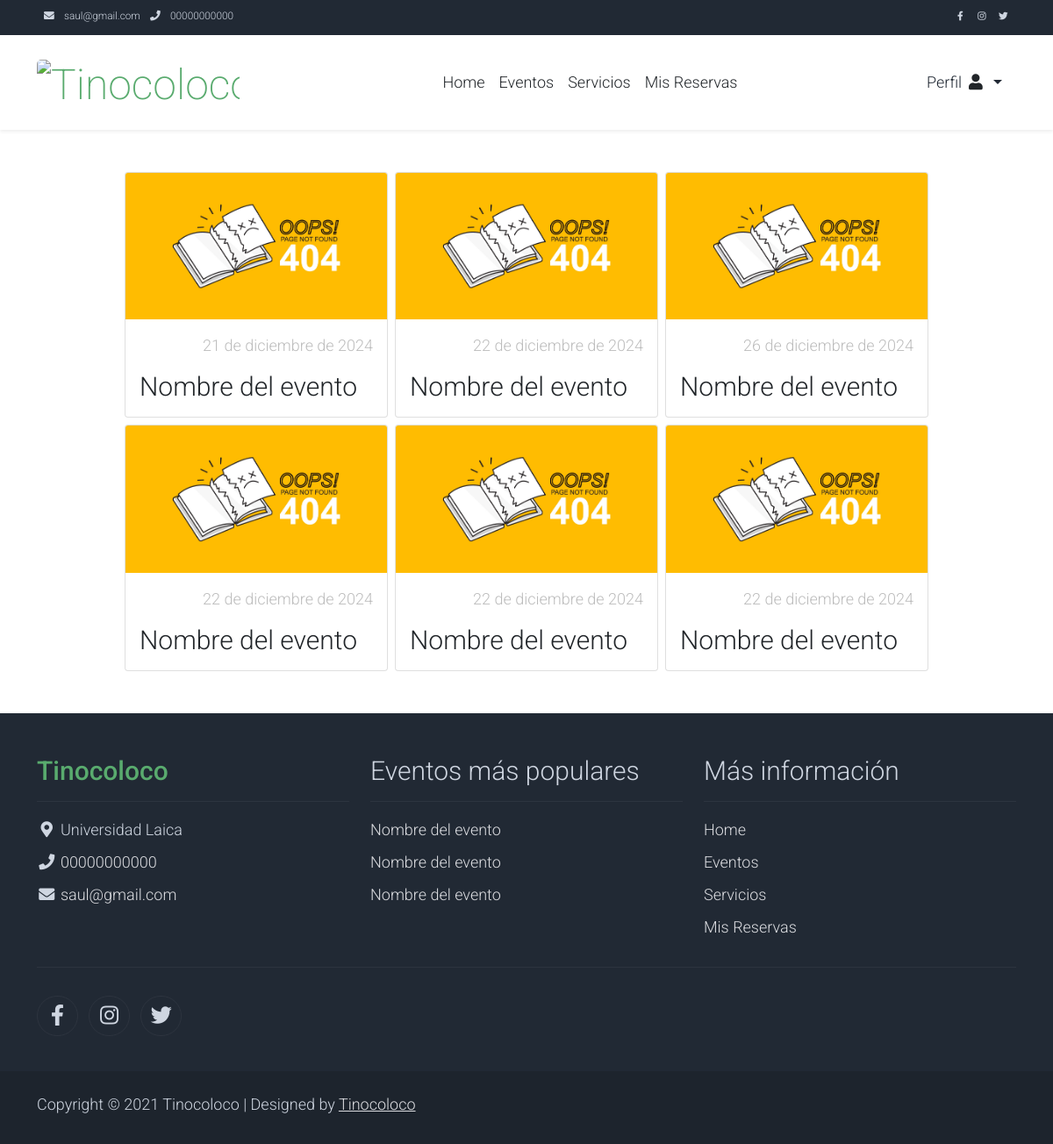
The page /alquileres/ (signed in) on the database as committed earlier.
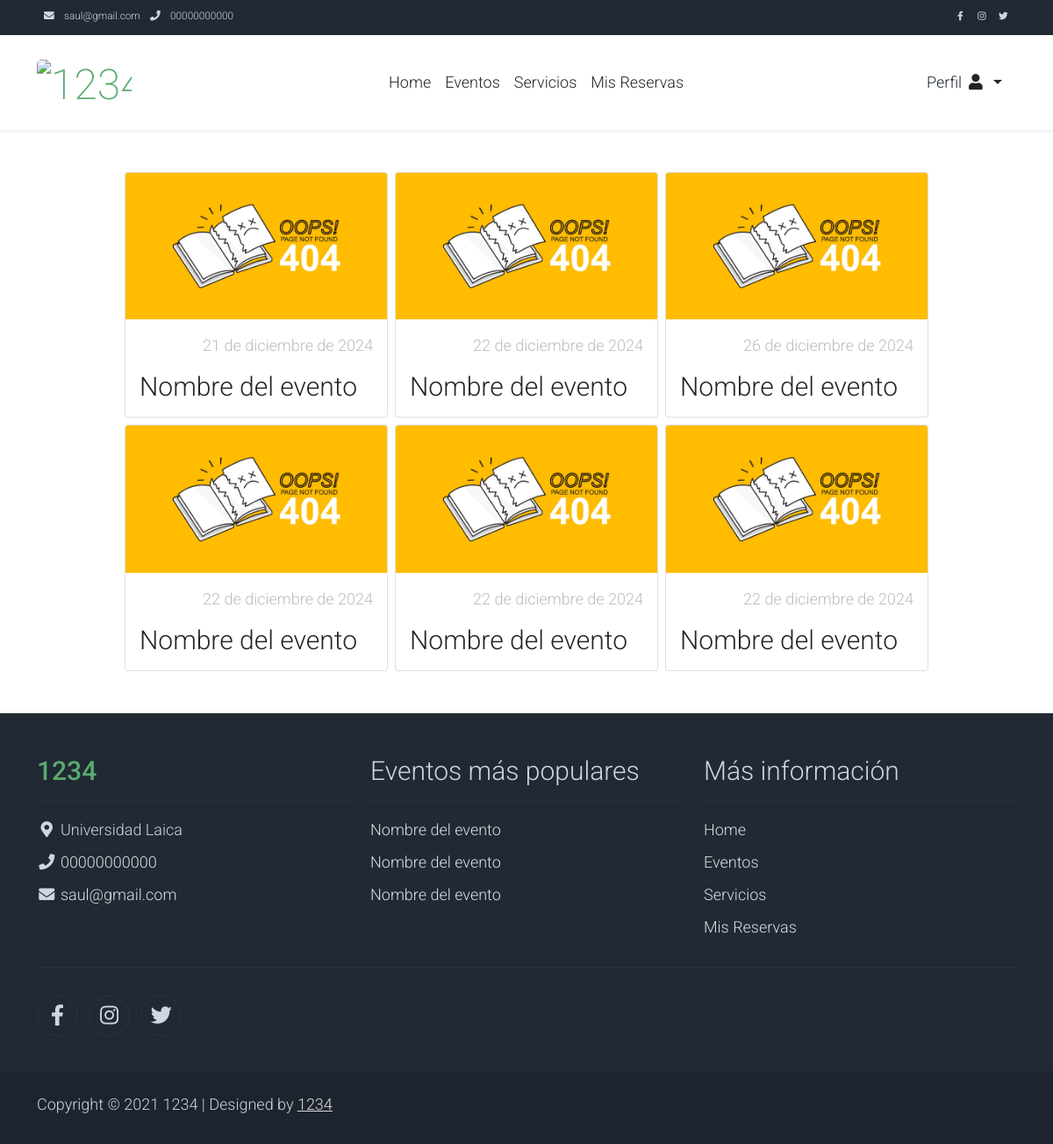
The same page on the database as committed later.
### alquileres/models/alquiler.py (models this page shows, shortened)
class Alquiler(models.Model):
    class Meta:
        verbose_name = "Alquiler"
        verbose_name_plural = "Alquileres"
    ESTADO_ALQUILER_CHOICES = [
        ("pendiente", "Pendiente"),
        ("confirmado", "Confirmado"),
        ("completado", "Completado"),
        ("cancelado", "Cancelado"),
    ]
    cliente = models.ForeignKey(User, on_delete=models.CASCADE, verbose_name="Cliente")
    evento = models.ForeignKey(Evento, on_delete=models.CASCADE, verbose_name="Evento")
    fecha_alquiler = models.DateField(verbose_name="Fecha de reserva")
    fecha_creacion = models.DateField(
        auto_now_add=True, verbose_name="Fecha de Creación"
    )
    hora_inicio_alquiler = models.TimeField(
        verbose_name="Hora de Inicio de reserva"
    )
    hora_fin_planificada_alquiler = models.TimeField(
        verbose_name="Hora Fin Planificada de reserva"
    )
    hora_fin_real_alquiler = models.TimeField(
        null=True, blank=True, verbose_name="Hora Fin Real de reserva"
    )
    calificacion_dueno = models.OneToOneField(
        "CalificacionAlquiler",
        on_delete=models.CASCADE,
        related_name="calificacion_dueno",
        null=True,
        blank=True,
        verbose_name="Calificación del Dueño",
    )
    calificacion_cliente = models.OneToOneField(
        "CalificacionAlquiler",
        on_delete=models.CASCADE,
        related_name="calificacion_cliente",
        null=True,
        blank=True,
        verbose_name="Calificación del Cliente",
    )
    observacion = models.CharField(
        max_length=500, blank=True, default="", verbose_name="Observación"
    )
    cantidad_anticipo = models.FloatField(
        default=0.0, verbose_name="Cantidad de Anticipo"
    )
    promociones = models.ManyToManyField(
        Promocion, blank=True, related_name="alquileres", verbose_name="Promociones"
    )
    estado_de_alquiler = models.CharField(
        max_length=20,
        choices=ESTADO_ALQUILER_CHOICES,
        default="pendiente",
        verbose_name="Estado de reserva",
    )
    codigo_confirmacion = models.CharField(
        max_length=10, blank=True, default="", verbose_name="Código de Confirmación"
    )
    correo_electronico_verificado = models.BooleanField(
        default=False, verbose_name="Correo Electrónico Verificado"
    )

### eventos/models/evento.py (models this page shows, shortened)
class Evento(models.Model):
    class Meta:
        verbose_name = 'Evento'
        verbose_name_plural = 'Eventos'
    nombre = models.CharField(max_length=100, default='Nombre del evento', verbose_name='Nombre')
    descripcion = models.CharField(max_length=500, default='Descripción del evento', verbose_name='Descripción')
    valor_referencial = models.FloatField(default=0.0, verbose_name='Valor Referencial')
    numero_horas_permitidas = models.IntegerField(default=0, verbose_name='Número de Horas Permitidas')
    valor_extra_hora = models.FloatField(default=0.0, verbose_name='Valor Extra por Hora')
    tipo_evento = models.ForeignKey(TipoEvento, on_delete=models.CASCADE, verbose_name='Tipo de Evento')

### negocio/models.py (models this page shows, shortened)
class ConfiguracionNegocio(models.Model):
    class Meta:
        verbose_name = "Configuración del Negocio"
        verbose_name_plural = "Configuraciones del Negocio"
    nombre = models.CharField(max_length=100, verbose_name="Nombre")
    logo = CloudinaryField("Logo", blank=True, null=True)
    direccion = models.CharField(max_length=200, verbose_name="Dirección")
    correo = models.EmailField(verbose_name="Correo Electrónico")
    telefono = models.CharField(max_length=15, verbose_name="Teléfono")
    pagina_web = models.URLField(blank=True, null=True, verbose_name="Página Web")
    red_social_facebook = models.URLField(
        blank=True, null=True, verbose_name="Red Social Facebook"
    )
    red_social_x = models.URLField(blank=True, null=True, verbose_name="Red Social X")
    red_social_instagram = models.URLField(
        blank=True, null=True, verbose_name="Red Social Instagram"
    )
    nombre_banco = models.CharField(max_length=50, verbose_name="Nombre del Banco")
    tipo_cuenta = models.CharField(max_length=20, verbose_name="Tipo de Cuenta")
    numero_cuenta = models.CharField(max_length=20, verbose_name="Número de Cuenta")
    objects = ConfiguracionNegocioManager()

### alquileres/views.py (the view)
# urls.py: path("", views.alquileres, name="alquileres"),
def alquileres(request):
    query = request.GET.get("query", "")
    if not request.user.is_superuser:
        alquileres = Alquiler.objects.filter(cliente=request.user)
    else:
        alquileres = Alquiler.objects.filter()
    if query:
        alquileres = alquileres.filter(
            Q(cliente__username__icontains=query)
            | Q(evento__nombre__icontains=query)
            | Q(observacion__icontains=query)
        )
    queryset = []
    for alquiler in alquileres:
        primera_foto = alquiler.fotos.first()
        if primera_foto:
            imagen_url = primera_foto.foto.url
        else:
            imagen_url = None
        queryset.append(
            {
                "alquiler": alquiler,
                "imagen_url": imagen_url,
            }
        )
    return render(request, "alquileres/alquileres.html", {"alquileres": queryset})

### core/contex_processors.py (called while the page is built)
def configuracion_negocio_context(request):
    return {"configuracion_negocio": ConfiguracionNegocio.objects.first()}

def eventos_mas_gustados_context(request):
    eventos_mas_gustados = Evento.objects.annotate(
        promedio_calificacion=Avg("calificacion_evento__calificacion")
    ).order_by("-promedio_calificacion")[:5]
    return {"eventos_mas_gustados": eventos_mas_gustados}

### alquileres/templates/alquileres/alquileres.html (shortened to what this page needs)
{% extends 'alquileres/layout/base.html' %}
{% load static %}
{% block content %}
    <section class="py-5">
        <div class="container" style="width: 100%;">
            <div class="d-flex flex-wrap gap-2 justify-content-center align-items-center">
                {% if alquileres %}
                    {% for alquiler_item in alquileres %}
                        {% include 'core/components/utils/card.html' with  nombre=alquiler_item.alquiler.evento.nombre descripcion=alquiler_item.alquiler.observacion valor_referencial=alquiler_item.alquiler.fecha_alquiler imagen_url=alquiler_item.imagen_url id_item=alquiler_item.alquiler.id link_url='alquileres:alquiler_detalle' %}
                    {% endfor %}
                {% endif %}
            </div>
        </div>
    </section>
{% endblock %}

### core/templates/core/components/layout/nav.html
<nav class="navbar navbar-expand-lg bg-dark navbar-light d-none d-lg-block"
     id="templatemo_nav_top">
    <div class="container text-light">
        <div class="w-100 d-flex justify-content-between">
            <div>
                <i class="fa fa-envelope mx-2"></i>
                <a class="navbar-sm-brand text-light text-decoration-none"
                   href="mailto:info@company.com">{{ configuracion_negocio.correo }}</a>
                <i class="fa fa-phone mx-2"></i>
                <a class="navbar-sm-brand text-light text-decoration-none"
                   href="tel:010-020-0340">{{ configuracion_negocio.telefono }}</a>
            </div>
            <div>
                <a class="text-light"
                   href="{% if configuracion_negocio.pagina_web %}{{ configuracion_negocio.red_social_facebook }}{% else %}# {% endif %}"
                   target="_blank"
                   rel="sponsored"><i class="fab fa-facebook-f fa-sm fa-fw me-2"></i></a>
                <a class="text-light"
                   href="{% if configuracion_negocio.red_social_instagram %}{{ configuracion_negocio.red_social_instagram }}{% else %}# {% endif %}"
                   target="_blank"><i class="fab fa-instagram fa-sm fa-fw me-2"></i></a>
                <a class="text-light"
                   href="{% if configuracion_negocio.red_social_x %}{{ configuracion_negocio.red_social_x }}{% else %}# {% endif %}"
                   target="_blank"><i class="fab fa-twitter fa-sm fa-fw me-2"></i></a>
            </div>
        </div>
    </div>
</nav>

### core/templates/core/components/utils/card.html (shortened to what this page needs)
{% load static %}
<div class="card" style="width: 100%; max-width: 300px; ">
    <a href="{% url link_url id_item %}">
        <img width="100%"
             src="{% if imagen_url %}{{ imagen_url }}{% else %}{% static 'img/404.jpg' %}{% endif %}"
             class="card-img-top"
             alt="...">
    </a>
    <div class="card-body">
        <ul class="list-unstyled d-flex justify-content-between">
            <li class="text-muted text-right">{{ valor_referencial }}</li>
        </ul>
        <a href="{% url link_url id_item %}"
           class="h2 text-decoration-none text-dark">{{ nombre }}</a>
    </div>
</div>

### core/templates/core/components/layout/footer.html (shortened to what the changed rows need)
{% load static %}
<footer class="bg-dark" id="tempaltemo_footer">
    <div class="container">
        <div class="row">
            <div class="col-md-4 pt-5">
                <h2 class="h2 text-success border-bottom pb-3 border-light logo">{{ configuracion_negocio.nombre }}</h2>
                <ul class="list-unstyled text-light footer-link-list">
                    <li>
                        <i class="fas fa-map-marker-alt fa-fw"></i>
                        {{ configuracion_negocio.direccion }}
                    </li>
                    <li>
                        <i class="fa fa-phone fa-fw"></i>
                        <a class="text-decoration-none" href="tel:{{ configuracion_negocio.telefono }}">{{ configuracion_negocio.telefono }}</a>
                    </li>
                    <li>
                        <i class="fa fa-envelope fa-fw"></i>
                        <a class="text-decoration-none" href="mailto:{{ configuracion_negocio.correo }}">{{ configuracion_negocio.correo }}</a>
                    </li>
                </ul>
            </div>
            <div class="col-md-4 pt-5">
                <h2 class="h2 text-light border-bottom pb-3 border-light">Eventos más populares</h2>
                <ul class="list-unstyled text-light footer-link-list">
                    {% for evento in eventos_mas_gustados %}
                        <li>
                            <a class="text-decoration-none" href="{% url 'eventos:evento_detalle' evento.id %}">{{ evento.nombre }}</a>
                        </li>
                    {% endfor %}
                </ul>
            </div>
            <div class="col-md-4 pt-5">
                <h2 class="h2 text-light border-bottom pb-3 border-light">Más información</h2>
            </div>
        </div>
    </div>
    <div class="w-100 bg-black py-3">
        <div class="container">
            <div class="row pt-2">
                <div class="col-12">
                    <p class="text-left text-light">
                        Copyright &copy; 2021 {{ configuracion_negocio.nombre }}
                        | Designed by <a rel="sponsored" href="https://templatemo.com" target="_blank">{{ configuracion_negocio.nombre }}</a>
                    </p>
                </div>
            </div>
        </div>
    </div>
</footer>

Rows that differ between the two databases and show on the page:
changed ConfiguracionNegocio "Universidad Laica": nombre "Tinocoloco" → "1234"
shown differently, row unchanged: Evento (number 2 of 3 on the later page): moves down the list
